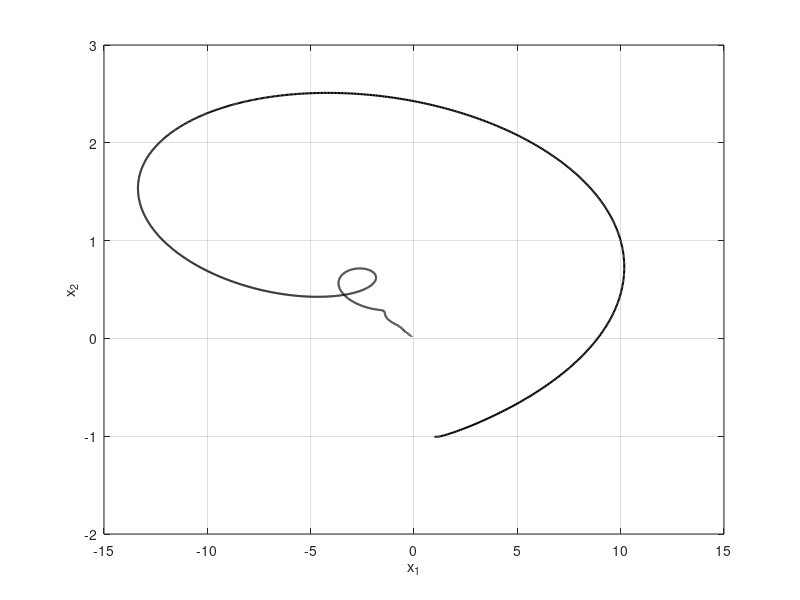

Source code (MATLAB):
function stateRes_obc
 
% System matrices and initial condition
A = [1, -2; 1, 4];
B = [1; 0.1];
C = [0.1, 0]; 

x0 = [1; -1];
 

%LQR control gain 
%(1) separation principle
% K = [-7.4147 -108.0534];
% L = [-80.9385  291.6843 ]';

%(2) Lyapunov stability approach
%mu = 10
% K =  [-7.7328  -52.7313];
% L =  [-83.2030  301.7209]';

%mu = 100
K = [-48.5911 -280.6373];
L = [-89.3317   330.6961]';

% Responds....
kMax = 10000;
dt = 0.001; 
Id = eye(2);

x(:,1) = x0;
hx(:,1) = [0; 0];

for k=1:kMax  
    u(:, k) = K*hx(:,k);
    y(:, k) = C*x(:,k);
    hy(:, k) = C*hx(:,k);

    x(:, k+1) = (Id + A*dt)*x(:,k) + B*dt*u(:,k);    
    hx(:, k+1) = (Id + A*dt)*hx(:,k) + B*dt*u(:,k) - L*dt*(y(:,k) - hy(:,k));    
end  

%
figure 
title('(a)')
plot(x(1,:), x(2,:), 'k', 'linewidth', 1.5) 
xlabel('x_1')
ylabel('x_2')
grid on
 
 
 